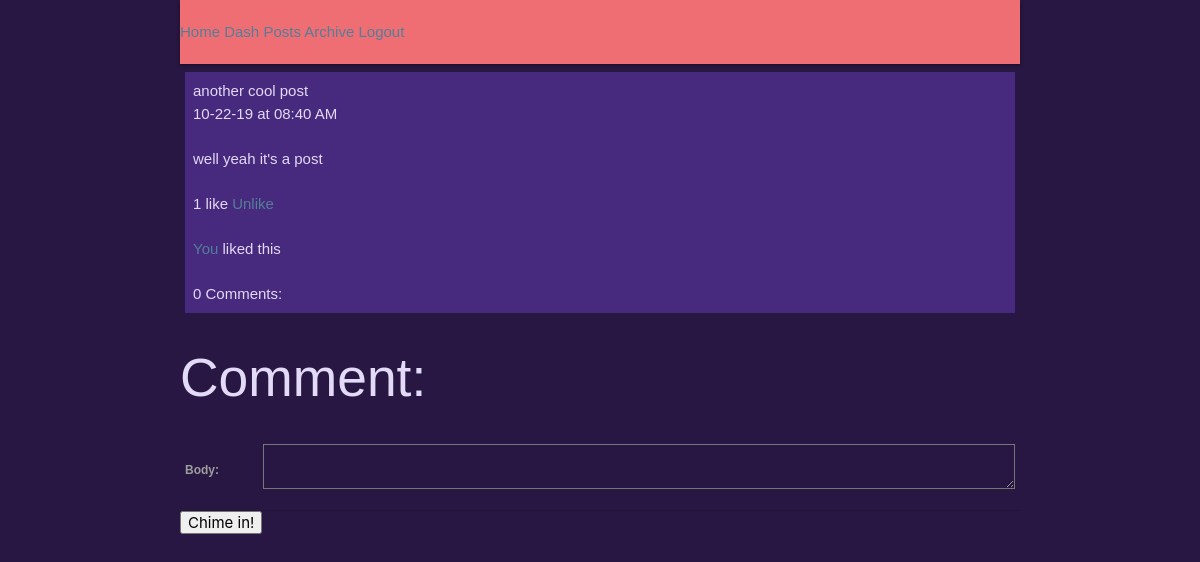
/ben/posts/59/ (signed in), run on the app's committed database.
### posts/models.py (models this page shows)
class Post(models.Model):
        title = models.CharField(max_length=100)
        pub_date = models.DateTimeField('date published', auto_now_add=True)
        body = models.TextField()
        user = models.ForeignKey(User, on_delete=models.CASCADE, null=True)
        def utc_to_local(self, utc_datetime):
	        return utc_datetime.astimezone(tz=None)
        def __str__(self):
	        date = self.utc_to_local(self.pub_date).strftime('%m-%d-%y')
	        time = self.utc_to_local(self.pub_date).strftime('%I:%M %p')
	        return '%s at %s \n\n %s \n\n' % (date, time, self.body)

### comments/models.py (models this page shows)
class Like(models.Model):
    post = models.ForeignKey(Post, on_delete=models.CASCADE, null=True)
    liker = models.ForeignKey(User, on_delete=models.CASCADE, null=True)

### posts/views.py (the view)
# urls.py: url(r'^(?P<post_number>\d+)/$', views.displayPost, name='display-post'),
def displayPost(request, username, post_number):
    post = Post.objects.get(user=User.objects.get(username=username), id=post_number)
    comments = Comment.objects.filter(post=post)
    if request.method == "POST":
        comment_text = request.POST.get('the_comment')
        comment = Comment(body=comment_text, post=post, user=request.user)
        comment.save()
        user = request.user.username
        num_comments = post.comment_set.count()
        response_data = {
        'comment': str(comment),
        'comment_id': comment.id,
        'user':user,
        'comment_count': num_comments
        }
        return JsonResponse(response_data)
    else:
        comment_form = CommentForm()
        reply_form = ReplyForm()
    num_comments = post.comment_set.count()
    context = {
        'post': post,
        'comments':comments,
        'num_comments':num_comments,
        'comment_form': comment_form,
        'reply_form': reply_form # not initially in template. generated via ajax call if user clicks on reply link.
    }
    return render(request, 'posts/single_post.html', context)

### comments/forms.py
class CommentForm(ModelForm):
    class Meta:
    	model = Comment
    	fields = ('body',)
    	widgets = {'body': forms.Textarea(attrs={'id': 'comment-text'})}

class ReplyForm(ModelForm):
    class Meta:
        model = Reply
        fields = ('body',)
        widgets = {'body': forms.Textarea(attrs={'id': 'reply-text', 'rows': 2, 'cols': 50})}

### posts/templatetags/likes_features.py (called while the page is built)
@register.simple_tag
def like_text(count):
	if count == 1:
		return str(count) + " like"
	else:
		return str(count) + " likes"

@register.simple_tag
def comment_text(count):
	if count == 1:
		return str(count) + " Comment"
	else:
		return str(count) + " Comments"

@register.simple_tag
def like_button(user, post):
	if user.like_set.filter(post=post):
		like_text = "Unlike"
	else:
		like_text = "Like"
	return like_text

### posts/templates/posts/single_post.html (shortened to what this page needs)
{% extends 'Blog/base.html' %}
{% load likes_features %}
{% block content %}
<div class="post">
{{ post.title|linebreaksbr }}<br>
{{ post|linebreaksbr }}
<span class="likes" id="like-{{ post.id }}">
{% like_text post.like_set.count %}
</span>
{% if user.is_authenticated %}
<a href={% url 'comments:like' username=post.user.username post_id=post.id %} class='like-link' id="like-link-{{ post.id }}">
{% like_button request.user post %}
</a><br>
	{% if post.like_set.count > 0 %}
	<br>
		{% for like in post.like_set.all %}
			{% if like.liker == user %}
				<a href="{% url 'posts:index' user %}"> You </a>liked this<br>
			{% else %}
				<a href="{% url 'posts:index' like.liker %}">{{ like.liker }}</a> liked this<br>
			{% endif %}
		{% endfor %}
	<br>
	{% endif %}
{% endif %}
	<div id="comment-section">
	<span id="comment-count">{% comment_text post.comment_set.count %}:</span><br>
	</div>
</div>
{% if user.is_authenticated %}
	<form action="" method="post" id="comment-form">
	<h2>Comment:</h2>
		<table>
		{{ comment_form.as_table }}
		</table>
		<input type="submit", value="Chime in!">
	</form>
{% else %}
Log in to comment!
{% endif %}
{% endblock content %}

### static/Blog/site.css (style rules this page uses)
a:link { text-decoration: none; color: #547E99; }
body { color: #E3DAF7; background-color: #281742; font-family: Roboto Slab, Arial, Georgia, serif; }
.post { background-color: #472A7D; padding: 8px; margin: 8px 5px; }

### data on the page
Post: title "another cool post", pub_date+body "10-22-19 at 08:40 AM well yeah it's a post", id "1 like", id "0 Comments"
Like: shows "You"
